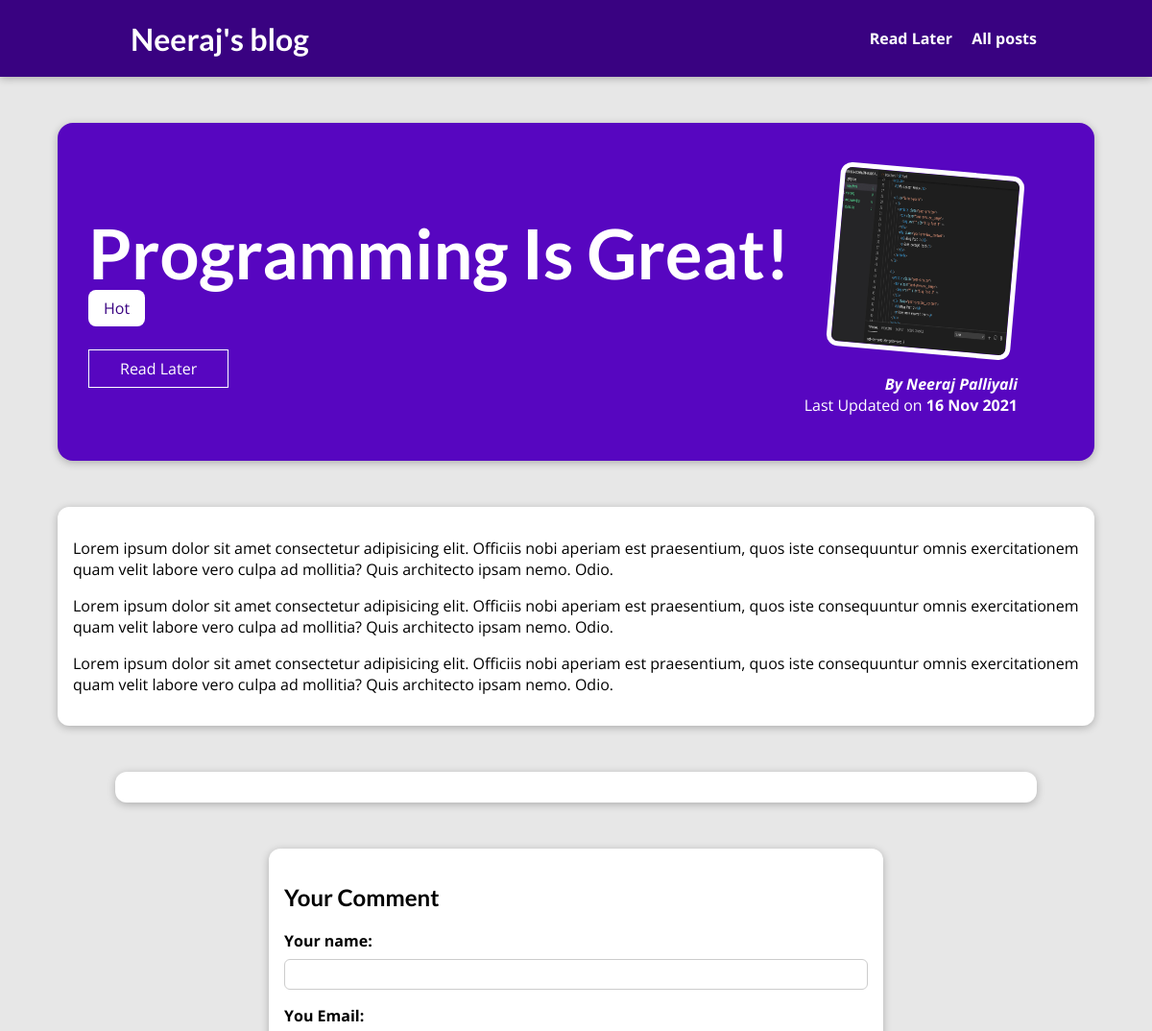
The page /posts/programming-is-fun (upper part) on the database as committed earlier.
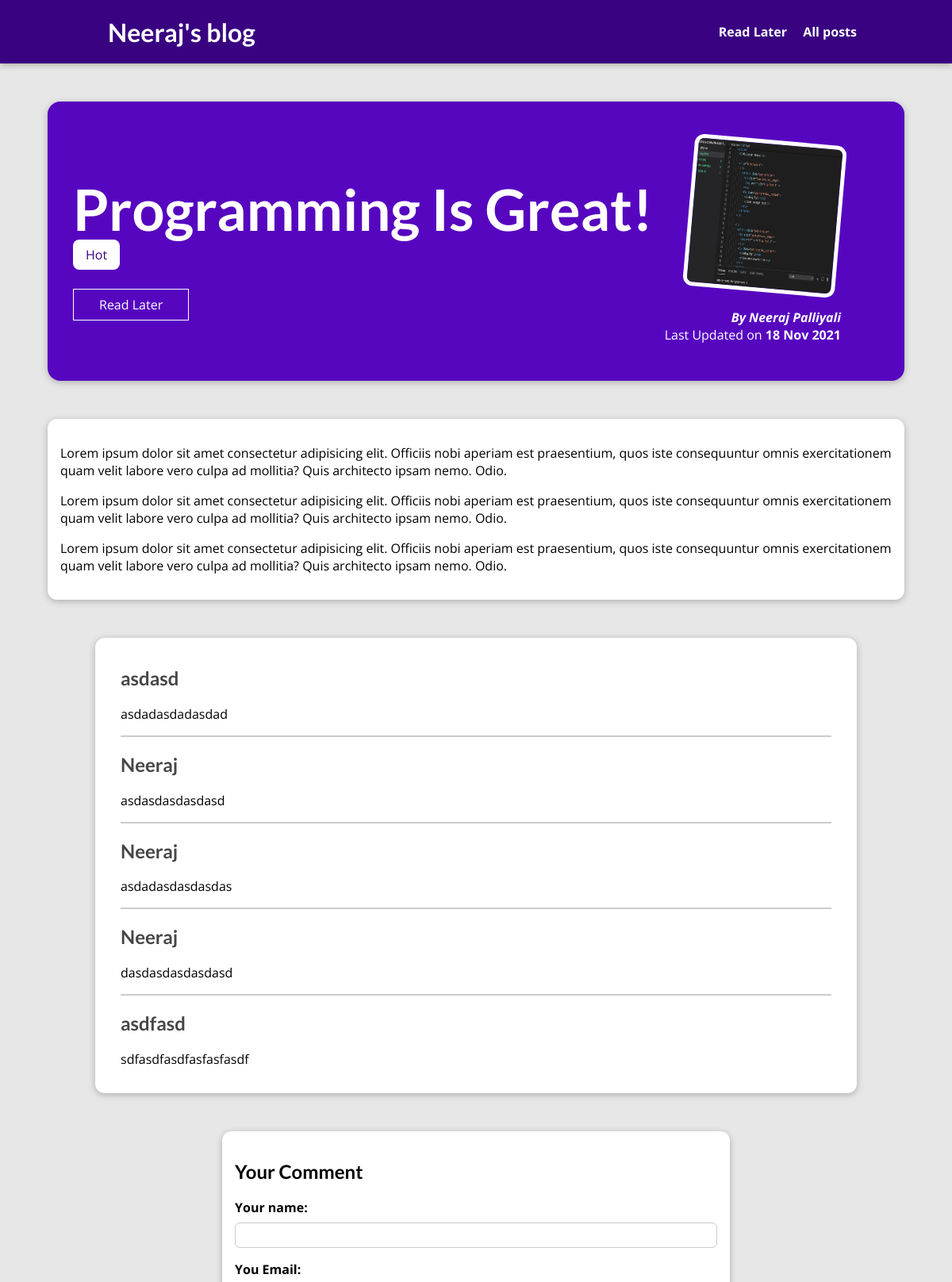
The same page on the database as committed later.
### blog/models.py (models this page shows, shortened)
class Post(models.Model):
    title = models.CharField(max_length=150)
    excerpt = models.CharField(max_length=200)
    image_name = models.ImageField(upload_to="posts", null=True)
    date = models.DateField(auto_now=True)
    slug = models.SlugField(unique=True, db_index=True)
    content = models.TextField(validators=[MinLengthValidator(10)])
    author = models.ForeignKey(
        Author, on_delete=models.SET_NULL, null=True, related_name="posts")  # one to many
    caption = models.ManyToManyField(Tag)

class Tag(models.Model):
    caption = models.CharField(max_length=20)

class Author(models.Model):
    first_name = models.CharField(max_length=50)
    last_name = models.CharField(max_length=50)
    email_id = models.EmailField(max_length=254)
    def full_name(self):
        return f"{self.first_name} {self.last_name}"
    def __str__(self):
        return self.full_name()

class Comment(models.Model):
    user_name = models.CharField(max_length=120)
    user_email = models.EmailField()
    text = models.TextField()
    post = models.ForeignKey(Post, on_delete=CASCADE, related_name="comments", blank = True)

### blog/views.py (the view, shortened to what this page needs)
# urls.py: path("posts/<slug:slug>", views.SinglePostView.as_view(), name="post-detail-page"),
class SinglePostView(View):
    def is_stored(self, request, post_id):
        stored_posts = request.session.get("stored_posts")
        if(stored_posts is not None):
            is_saved_for_later = post_id in stored_posts
        else:
            is_saved_for_later =False
        return is_saved_for_later
    def get(self, request, slug):
        post = Post.objects.get(slug=slug)
        context = {
          "post": post,
          "post_tags": post.caption.all(),
          "comment_form": CommentForm(),
          "comments": post.comments.all().order_by("-id"),
          "save_for_later": self.is_stored(request, post.id)
        }
        return render(request, "blog/post-detail.html", context)

### blog/forms.py
class CommentForm(forms.ModelForm):
    class Meta:
        model = Comment
        exclude = ["post"]
        labels = {
            "user_name": "Your name:",
            "user_email": "You Email:",
            "text": "Your comment"
        }

### blog/templates/blog/post-detail.html (shortened to what this page needs)
{% extends 'base.html' %}
{% load static %}
{% block css_files %}
    <link rel = "stylesheet" href="{% static "blog/post-detail.css"%}">
{% endblock css_files %}
{% block body %}
    <section id="summary">
        <h2>{{post.title}}</h2>
        <div>
        {% for tag in post_tags %}
            <span class="tag"> {{ tag.caption|title }}</span>
        {% endfor %}
        </div>
        <div id = "read-later">
        <form action="{% url 'read-later' %}"  method="POST">
            <button> {% if save_for_later %}
                Remover from read later
            {% else %}
                Read Later
            {% endif %}  </button>
        </form>
        </div>
        <article>
            <img src="{{ post.image_name.url }}" alt"{{post.title}}"/>
            <address> By <a href="mailto:{{ post.author.email_id}}">{{post.author}} </a> </address>
            <div>
                Last Updated on <time> {{post.date|date:"d M Y"}}</time>
            </div>
        </article>
    </section>
    <main>
        {{ post.content| linebreaks }}
    </main>
    <section id="comments">
        <ul>
            {% for comment in comments %}
            <li>
                <h2>{{comment.user_name}}</h2>
                <p>{{comment.text|linebreaks}}</p>
            </li>
            {% endfor %}
        </ul>
    </section>
    <section id= "comment-form">
        <h2>Your Comment</h2>
        <form action="{% url "post-detail-page" post.slug %}" method="POST" >
            {% for form_field in comment_form %}
            <div class="form-control{% if form_field.errors %} invalid {% endif %}">
                {{form_field.label_tag}}
                {{form_field}}
            </div>
            {% endfor %}
        </form>
    </section>
{% endblock body %}

### templates/base.html (shortened to what this page needs)
{% load static %}
<!DOCTYPE html>
<html lang="en">
<head>
    <link rel="stylesheet" href="{%static "app.css"%}">
    {% block css_files %}{% endblock css_files %}
</head>
<body>
<header id="main-navigation">
  <h1><a href="{% url  "starting-page"%}"> Neeraj's blog</a></h1>
  <nav>
    <a href="{% url "read-later"%}"> Read Later</a>
    <a href="{% url "posts-page"%}"> All posts</a>
  </nav>
</header>
    {% block body %}{% endblock body %}
</body>
</html>

### static/app.css (style rules this page uses)
* { box-sizing: border-box; }
html { font-family: 'Open Sans', 'Lato', sans-serif; }
body { margin: 0; }
h1, h2, h3 { font-family: 'Lato', sans-serif; font-weight: bold; }
#main-navigation { width: 100%; height: 5rem; display: flex; justify-content: space-between; align-items: center; padding: 0 10%; position: absolute; top: 0; left: 0; }
#main-navigation a { text-decoration: none; color: white; font-weight: bold; margin-left: 1rem; }

### blog/static/blog/post-detail.css (style rules this page uses)
body { background-color: #e7e7e7; }
#main-navigation { background-color: #390281; box-shadow: 0 2px 8px rgba(0, 0, 0, 0.25); }
#main-navigation a { text-decoration: none; color: white; font-weight: bold; margin-left: 1rem; }
#summary { margin: 8rem auto 3rem auto; padding: 2rem; width: 90%; max-width: 90rem; border-radius: 16px; background-color: #5706c0; position: relative; box-shadow: 0 2px 8px rgba(0, 0, 0, 0.25); height: 22rem; }
#summary h2 { color: white; font-size: 4.5rem; margin-bottom: 0.25rem; }
#summary article { position: absolute; top: 2rem; right: 3rem; padding: 1rem 2rem; border-radius: 12px; text-align: right; color: white; }
#summary article img { width: 12rem; height: 12rem; border-radius: 12px; transform: rotateZ(5deg); border: 5px solid white; margin-bottom: 1rem; }
#summary address { font-weight: bold; }
#summary a { color: white; text-decoration: none; }
#summary time { font-weight: bold; }
#read-later { margin: 2rem 0; }
#read-later button { background-color: transparent; border: 1px solid white; padding: 0.5rem 2rem; font: inherit; color: white; cursor: pointer; }
main { width: 90%; max-width: 90rem; margin: 3rem auto; background-color: white; padding: 1rem; border-radius: 12px; box-shadow: 0 2px 8px rgba(0, 0, 0, 0.25); }
.tag { background-color: white; color: #390281; padding: 0.5rem 1rem; border-radius: 8px; }
#comment-form { margin: 3rem auto; width: 90%; max-width: 40rem; border-radius: 12px; background-color: white; box-shadow: 0 2px 8px rgba(0, 0, 0, 0.25); padding: 1rem; }
.form-control { margin-bottom: 1rem; }
.form-control label { font-weight: bold; margin-bottom: 0.5rem; display: block; }
.form-control input, .form-control textarea { display: block; width: 100%; font: inherit; padding: 0.25rem; border-radius: 6px; border: 1px solid #ccc; }
#comments { margin: 3rem auto; width: 90%; max-width: 60rem; border-radius: 12px; background-color: white; box-shadow: 0 2px 8px rgba(0, 0, 0, 0.25); padding: 1rem 2rem; }
#comments ul { list-style: none; margin: 0; padding: 0; }
#comments li { margin-bottom: 1rem; border-bottom: 2px solid #ccc; }
#comments li:last-of-type { border-bottom: none; }
#comments h2 { color: #464646; }
#read-later { margin: 2rem, 0; }
#read-later button { background-color: transparent; border: 1px solid white; padding : 0.5rem 2rem; font: inherit; color: white; cursor: pointer; }

Rows that differ between the two databases and show on the page:
changed Post "Programming Is Great!": date "16 Nov 2021" → "18 Nov 2021"
added Comment: user_name "asdasd", text "asdadasdadasdad"
added Comment: user_name "Neeraj", text "asdasdasdasdasd"
added Comment: user_name "Neeraj", text "asdadasdasdasdas"
added Comment: user_name "Neeraj", text "dasdasdasdasdasd"
added Comment: user_name "asdfasd", text "sdfasdfasdfasfasfasdf"
